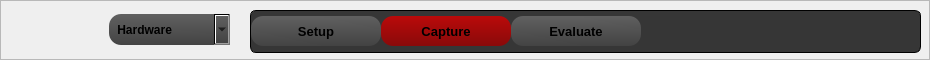
    <widget class="QFrame" name="frame">
     <property name="minimumSize">
      <size>
       <width>0</width>
       <height>60</height>
      </size>
     </property>
     <property name="maximumSize">
      <size>
       <width>16777215</width>
       <height>60</height>
      </size>
     </property>
     <property name="frameShape">
      <enum>QFrame::StyledPanel</enum>
     </property>
     <property name="frameShadow">
      <enum>QFrame::Raised</enum>
     </property>
     <widget class="QFrame" name="frame_center_nest_13">
      <property name="geometry">
       <rect>
        <x>250</x>
        <y>10</y>
        <width>671</width>
        <height>43</height>
       </rect>
      </property>
      <property name="styleSheet">
       <string notr="true">QFrame {
  background: rgb(54, 54, 54);
    border-style: solid;
    border: 1px solid #000000;
    border-radius: 6px;
}</string>
      </property>
      <property name="frameShape">
       <enum>QFrame::StyledPanel</enum>
      </property>
      <property name="frameShadow">
       <enum>QFrame::Raised</enum>
      </property>
      <property name="lineWidth">
       <number>1</number>
      </property>
      <layout class="QHBoxLayout" name="horizontalLayout_6">
       <property name="spacing">
        <number>0</number>
       </property>
       <property name="margin">
        <number>0</number>
       </property>
       <item>
        <widget class="QPushButton" name="pushButton_29">
         <property name="minimumSize">
          <size>
           <width>130</width>
           <height>30</height>
          </size>
         </property>
         <property name="maximumSize">
          <size>
           <width>130</width>
           <height>30</height>
          </size>
         </property>
         <property name="font">
          <font>
           <pointsize>10</pointsize>
           <weight>75</weight>
           <bold>true</bold>
          </font>
         </property>
         <property name="styleSheet">
          <string notr="true">QPushButton:hover
{
    border: 1px solid #78879b;
    color: silver;
}

QPushButton
{
    border-color: rgb(0,0,0);
}

QPushButton {
background-color: qlineargradient(spread:pad, x1:0.546341, y1:1, x2:0.512195, y2:0, stop:0 rgba(67, 67, 67, 255), stop:1 rgba(96, 96, 96, 255));
border-radius: 12px;
}</string>
         </property>
         <property name="text">
          <string>Setup</string>
         </property>
        </widget>
       </item>
       <item>
        <widget class="QPushButton" name="pushButton_34">
         <property name="minimumSize">
          <size>
           <width>130</width>
           <height>30</height>
          </size>
         </property>
         <property name="maximumSize">
          <size>
           <width>130</width>
           <height>30</height>
          </size>
         </property>
         <property name="font">
          <font>
           <pointsize>10</pointsize>
           <weight>75</weight>
           <bold>true</bold>
          </font>
         </property>
         <property name="styleSheet">
          <string notr="true">QPushButton:hover
{
    border: 1px solid #78879b;
    color: silver;
}

QPushButton
{
    border-color: rgb(0,0,0);
}

QPushButton {
background-color: qlineargradient(spread:pad, x1:0.546341, y1:1, x2:0.512195, y2:0, stop:0 rgba(67, 67, 67, 255), stop:1 rgba(96, 96, 96, 255));
border-radius: 12px;
}


QPushButton {
background-color: qlineargradient(spread:pad, x1:0.512, y1:1, x2:0.512195, y2:0, stop:0 rgba(137, 10, 10, 255), stop:1 rgba(186, 10, 10, 255));
border-radius: 12px;
}

</string>
         </property>
         <property name="text">
          <string>Capture</string>
         </property>
        </widget>
       </item>
       <item>
        <widget class="QPushButton" name="pushButton_31">
         <property name="minimumSize">
          <size>
           <width>130</width>
           <height>30</height>
          </size>
         </property>
         <property name="maximumSize">
          <size>
           <width>130</width>
           <height>30</height>
          </size>
         </property>
         <property name="font">
          <font>
           <pointsize>10</pointsize>
           <weight>75</weight>
           <bold>true</bold>
          </font>
         </property>
         <property name="styleSheet">
          <string notr="true">QPushButton:hover
{
    border: 1px solid #78879b;
    color: silver;
}

QPushButton
{
    border-color: rgb(0,0,0);
}

QPushButton {
background-color: qlineargradient(spread:pad, x1:0.546341, y1:1, x2:0.512195, y2:0, stop:0 rgba(67, 67, 67, 255), stop:1 rgba(96, 96, 96, 255));
border-radius: 12px;
}</string>
         </property>
         <property name="text">
          <string>Evaluate</string>
         </property>
        </widget>
       </item>
       <item>
        <spacer name="horizontalSpacer_6">
         <property name="orientation">
          <enum>Qt::Horizontal</enum>
         </property>
         <property name="sizeHint" stdset="0">
          <size>
           <width>40</width>
           <height>20</height>
          </size>
         </property>
        </spacer>
       </item>
      </layout>
     </widget>
     <widget class="QLabel" name="label_23">
      <property name="geometry">
       <rect>
        <x>0</x>
        <y>10</y>
        <width>109</width>
        <height>38</height>
       </rect>
      </property>
      <property name="styleSheet">
       <string notr="true">background-color: none;
border-color: none;
border: none;</string>
      </property>
      <property name="text">
       <string/>
      </property>
      <property name="pixmap">
       <pixmap resource="wasatch_logo_resources.qrc">:/logos/images/logos/92x30_placeholder_logo.png</pixmap>
      </property>
      <property name="scaledContents">
       <bool>true</bool>
      </property>
     </widget>
     <widget class="QComboBox" name="comboBox_6">
      <property name="geometry">
       <rect>
        <x>109</x>
        <y>14</y>
        <width>121</width>
        <height>31</height>
       </rect>
      </property>
      <property name="font">
       <font>
        <weight>75</weight>
        <bold>true</bold>
       </font>
      </property>
      <property name="layoutDirection">
       <enum>Qt::LeftToRight</enum>
      </property>
      <property name="styleSheet">
       <string notr="true">QPushButton:hover
{
    border: 1px solid #78879b;
    color: silver;
}

QPushButton
{
    border-color: rgb(0,0,0);
}

QComboBox {
background-color: qlineargradient(spread:pad, x1:0.546341, y1:1, x2:0.512195, y2:0, stop:0 rgba(67, 67, 67, 255), stop:1 rgba(96, 96, 96, 255));
border-radius: 12px;

}</string>
      </property>
      <item>
       <property name="text">
        <string> Hardware</string>
       </property>
      </item>
      <item>
       <property name="text">
        <string> OCT</string>
       </property>
      </item>
      <item>
       <property name="text">
        <string> OCT 3D</string>
       </property>
      </item>
      <item>
       <property name="text">
        <string> Angiography</string>
       </property>
      </item>
     </widget>
    </widget>
